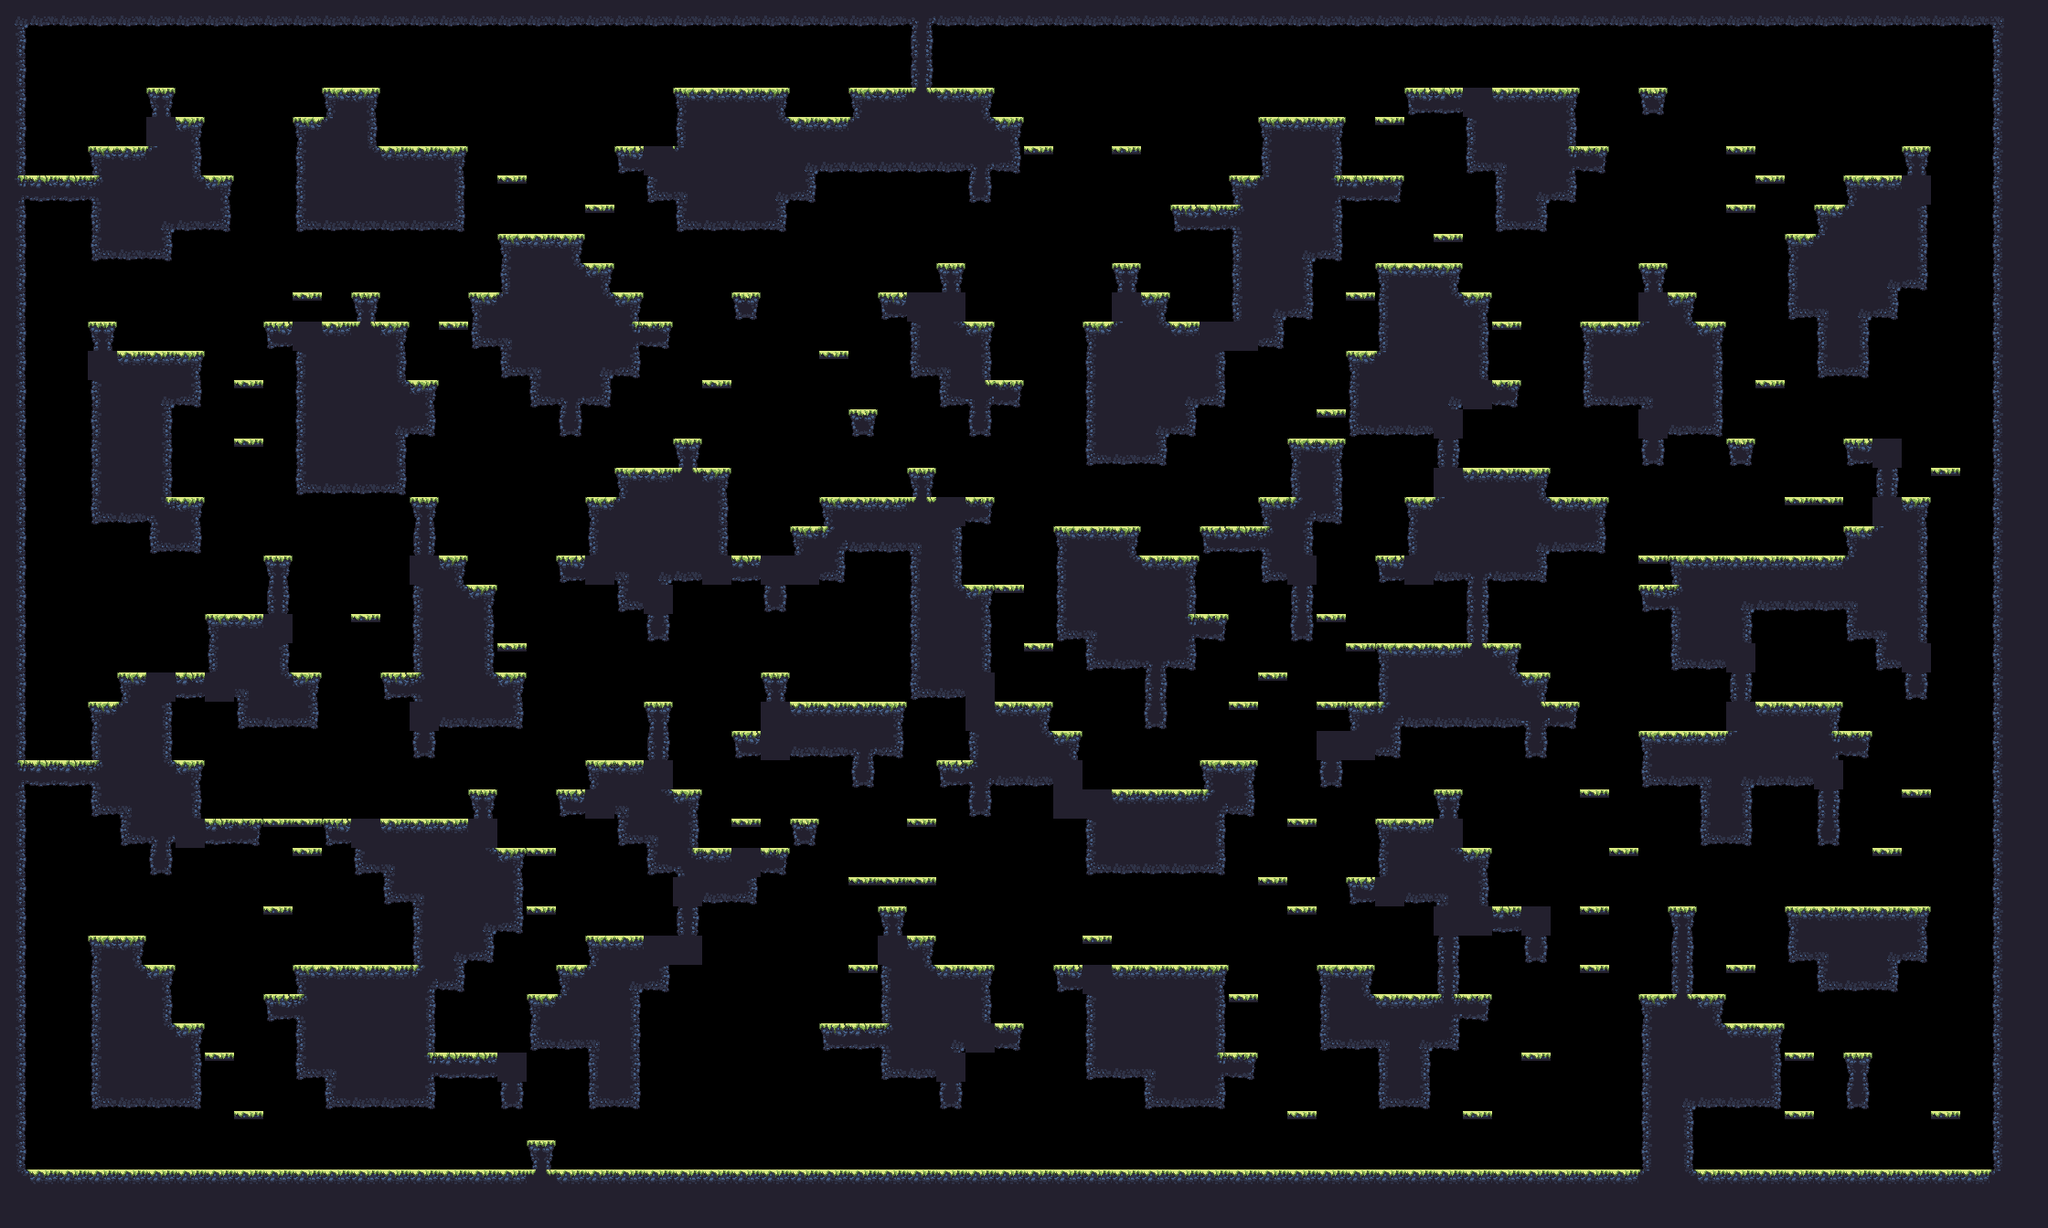

The image is a tile-based game level rendered from a .tmx file. Its description and source (layers, tilesets, objects; grid data summarised) follow:
An orthogonal 70x42 tile map with 32x32 px tiles, 1 tile layer (main) and 17 objects (9x spawn, spawnPlayer0, spawnCrown0, spawnPlayer1, spawnCrown1, ...).

<map compressionlevel="0" height="42" infinite="0" nextlayerid="3" nextobjectid="4" orientation="orthogonal" renderorder="right-down" tiledversion="1.3.2" tileheight="32" tilewidth="32" version="1.2" width="70">
 <tileset firstgid="1" source="forest_summer_tile_set.tsx" />
 <layer height="42" id="1" name="main" width="70">
  <data>[2940 cells, 1295 non-empty, 30 distinct tile ids]</data>
 </layer>
 <objectgroup id="2" name="objects"><object id="1" name="spawnPlayer0" x="128" y="112.0" /><object id="2" name="spawnCrown0" x="64" y="144.0" /><object id="3" name="spawnPlayer1" x="1984" y="176.0" /><object id="4" name="spawnCrown1" x="2048" y="144.0" /><object id="5" name="spawnPlayer2" x="256" y="1232.0" /><object id="6" name="spawnCrown2" x="288" y="1232.0" /><object id="7" name="spawnPlayer3" x="2112" y="1232.0" /><object id="8" name="spawnCrown3" x="2080" y="1232.0" /><object id="9" name="spawn" x="1984" y="1232.0" /><object id="10" name="spawn" x="256" y="1232.0" /><object id="11" name="spawn" x="704" y="112.0" /><object id="12" name="spawn" x="1824" y="560.0" /><object id="13" name="spawn" x="160" y="336.0" /><object id="14" name="spawn" x="1120" y="368.0" /><object id="15" name="spawn" x="928" y="1072.0" /><object id="16" name="spawn" x="1120" y="720.0" /><object id="17" name="spawn" x="1088" y="1232.0" /></objectgroup></map>
